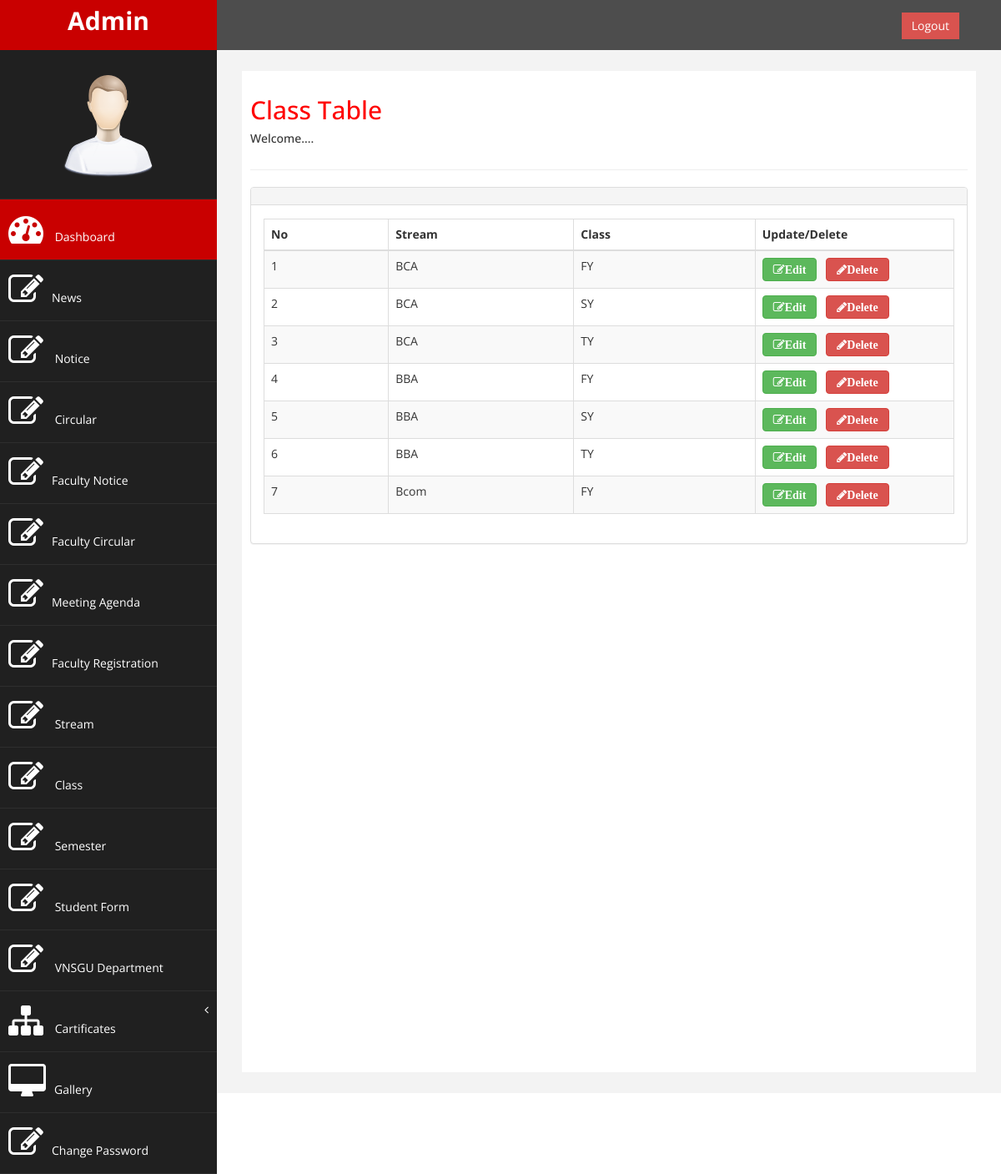
The page /admin/view_type_of_class.php (signed in) on the database its author committed.
### tables this page shows
CREATE TABLE `type_of_class` (
  `class_id` int(11) NOT NULL,
  `stream_id` int(11) NOT NULL,
  `class` varchar(20) DEFAULT NULL
);

CREATE TABLE `stream` (
  `stream_id` int(11) NOT NULL,
  `stream` varchar(20) DEFAULT NULL
);

### admin/view_type_of_class.php (the view, shortened to what this page needs)
<?php
$servername = "localhost";
$username = "root";
$password = "";
$dbname = "oas";
$conn = new mysqli($servername, $username, $password, $dbname);
?>
<!DOCTYPE html PUBLIC "-//W3C//DTD XHTML 1.0 Transitional//EN" "http://www.w3.org/TR/xhtml1/DTD/xhtml1-transitional.dtd">
<html xmlns="http://www.w3.org/1999/xhtml">
<head>
</head>
<body>
<?php include 'header1.php';?>
<div id="page-wrapper" >
            <div id="page-inner">
                <div class="row">
                    <div class="col-md-12">
                     <h2>Class Table</h2>
                        <h5>Welcome.... </h5>
                    </div>
                </div>
                 <hr />
          <div class="row">
                <div class="col-md-12">
                    <div class="panel panel-default">
                        <div class="panel-heading">
                        </div>
                        <div class="panel-body">
                            <div class="table-responsive">
                                <div id="dataTables-example_wrapper" class="dataTables_wrapper form-inline" role="grid"><div class="row"><div class="col-sm-6"></div><div class="col-sm-6"></div></div><table class="table table-striped table-bordered table-hover dataTable no-footer" id="dataTables-example" aria-describedby="dataTables-example_info">
                                    <thead>
                                        <tr role="row"><th class="sorting_asc" tabindex="0" aria-controls="dataTables-example" rowspan="1" colspan="1" aria-sort="ascending" aria-label="Rendering engine: activate to sort column ascending" style="width: 200px;">No</th><th class="sorting" tabindex="0" aria-controls="dataTables-example" rowspan="1" colspan="1" aria-label="Browser: activate to sort column ascending" style="width: 292px;">Stream</th><th class="sorting" tabindex="0" aria-controls="dataTables-example" rowspan="1" colspan="1" aria-label="Browser: activate to sort column ascending" style="width: 292px;">Class</th><th class="sorting" tabindex="0" aria-controls="dataTables-example" rowspan="1" colspan="1" aria-label="Browser: activate to sort column ascending" style="width: 292px;">Update/Delete</th></tr>
                                    </thead>
                                    <tbody>
                                    <?php
                                        $ret="select a.class_id,s.stream,a.class from type_of_class a,stream s where a.stream_id=s.stream_id";
$stmt = $conn->prepare($ret) ;
$stmt->execute() ;
$res=$stmt->get_result();
$cnt=1;
while($row=$res->fetch_object())
	  {
	  	?>
                                    <tr class="gradeA odd">
                                            <td class="sorting_1"><?php echo $cnt;;?></td>
                                            <td class=" "><?php echo $row->stream;?></td>
                                            <td class=" "><?php echo $row->class;?></td>
                                            <td><a href="updatetypeofclass.php?class_id=<?php echo $row->class_id;?>" class="btn btn-success fa fa-edit"><b>Edit</b></a>&nbsp;&nbsp;
<a href="view_type_of_class.php?del=<?php echo $row->class_id;?>" class="btn btn-danger fa fa-pencil" onclick="return confirm('Do you want to delete');"><b>Delete</b></a></td>
                                        </tr>
                                        <?php $cnt=$cnt+1; }?>
                                        </tbody>
                                </table></div></div></div>
                            </div>
                        </div>
                    </div>
                </div>
            </div>
                </div>
<?php include 'footer1.php';?>
</body>
</html>

### admin/assets/css/custom.css (style rules this page uses)
body { font-family: 'Open Sans', sans-serif; }
#page-wrapper { padding: 15px 15px; min-height: 600px; background:#F3F3F3; }
#page-inner { width:100%; margin:10px 20px 10px 0px; background-color:#fff!important; padding:10px; min-height:1200px; }
h2 { color: #f00; }
@media (min-width:768px) { #page-wrapper { margin: 0 0 0 260px; padding: 15px 30px; min-height: 1200px; } }

### rows shown on the page
type_of_class: stream.stream "BCA", class "FY"
type_of_class: stream.stream "BCA", class "SY"
type_of_class: stream.stream "BCA", class "TY"
type_of_class: stream.stream "BBA", class "FY"
type_of_class: stream.stream "BBA", class "SY"
type_of_class: stream.stream "BBA", class "TY"
type_of_class: stream.stream "Bcom", class "FY"
